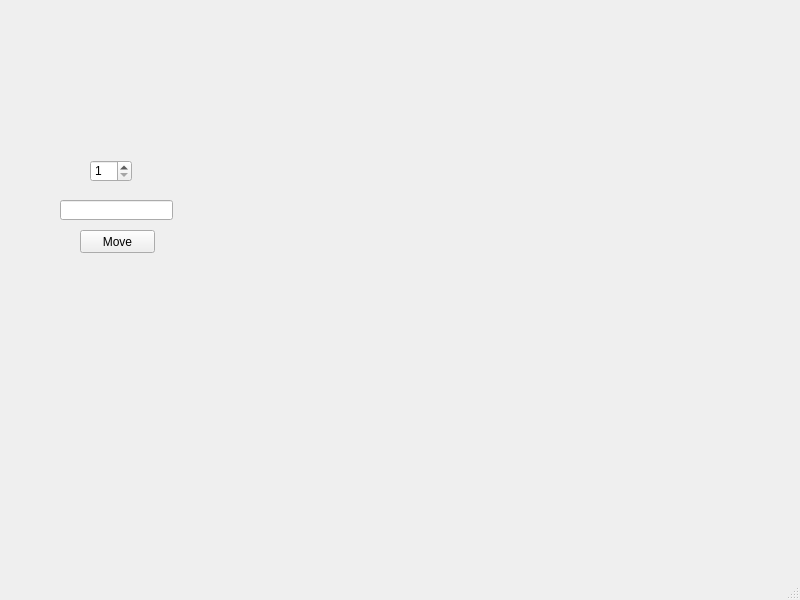
<?xml version="1.0" encoding="UTF-8"?>
<ui version="4.0">
 <class>MainWindow</class>
 <widget class="QMainWindow" name="MainWindow">
  <property name="geometry">
   <rect>
    <x>0</x>
    <y>0</y>
    <width>800</width>
    <height>600</height>
   </rect>
  </property>
  <property name="windowTitle">
   <string>MainWindow</string>
  </property>
  <widget class="QWidget" name="centralwidget">
   <widget class="QPushButton" name="pushButton">
    <property name="geometry">
     <rect>
      <x>80</x>
      <y>230</y>
      <width>75</width>
      <height>23</height>
     </rect>
    </property>
    <property name="text">
     <string>Move</string>
    </property>
   </widget>
   <widget class="QLineEdit" name="movestep">
    <property name="geometry">
     <rect>
      <x>60</x>
      <y>200</y>
      <width>113</width>
      <height>20</height>
     </rect>
    </property>
   </widget>
   <widget class="QSpinBox" name="channel">
    <property name="geometry">
     <rect>
      <x>90</x>
      <y>160</y>
      <width>42</width>
      <height>22</height>
     </rect>
    </property>
    <property name="minimum">
     <number>1</number>
    </property>
    <property name="maximum">
     <number>4</number>
    </property>
   </widget>
  </widget>
  <widget class="QMenuBar" name="menubar">
   <property name="geometry">
    <rect>
     <x>0</x>
     <y>0</y>
     <width>800</width>
     <height>21</height>
    </rect>
   </property>
  </widget>
  <widget class="QStatusBar" name="statusbar"/>
 </widget>
 <resources/>
 <connections/>
</ui>
